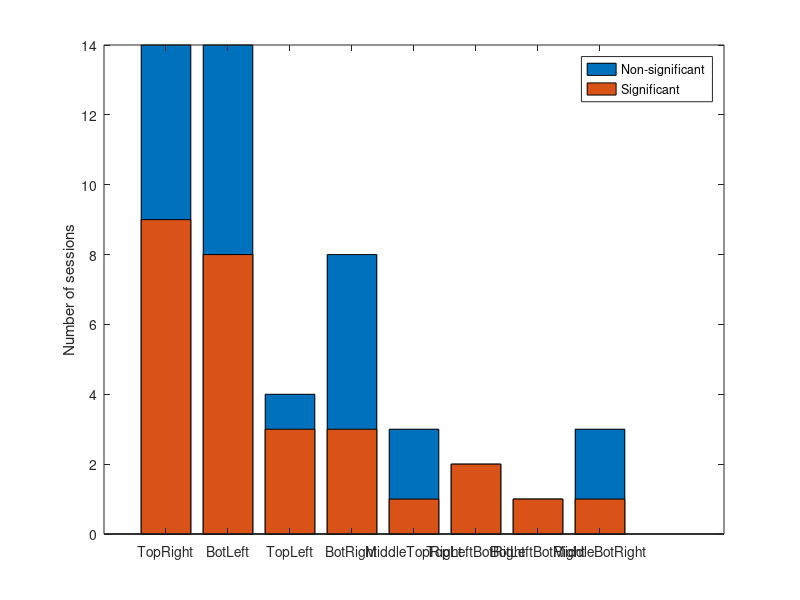

The MATLAB source for this figure: (Note: this script raises an error after producing the figure.)

%% plot number of significant sessions per stimulus position

load("sessionsperposition.mat")

allstims_sig = sessionsperposition.stimulus_position(sessionsperposition.p_novelty<0.05);
allstims = sessionsperposition.stimulus_position;

x = [...
sum(ismember(allstims_sig, 'TopRight'))
sum(ismember(allstims_sig, 'BotLeft'))
sum(ismember(allstims_sig, 'TopLeft'))
sum(ismember(allstims_sig, 'BotRight'))
sum(ismember(allstims_sig, 'MiddleTopRight'))
sum(ismember(allstims_sig, 'TopLeftBotRight'))
sum(ismember(allstims_sig, 'BotLeftBotRight'))
sum(ismember(allstims_sig, 'MiddleBotRight'))];

xx = [...
sum(ismember(allstims, 'TopRight'))
sum(ismember(allstims, 'BotLeft'))
sum(ismember(allstims, 'TopLeft'))
sum(ismember(allstims, 'BotRight'))
sum(ismember(allstims, 'MiddleTopRight'))
sum(ismember(allstims, 'TopLeftBotRight'))
sum(ismember(allstims, 'BotLeftBotRight'))
sum(ismember(allstims, 'MiddleBotRight'))];

figure
bar(xx)
hold on
bar(x)
labelnames = {'TopRight', 'BotLeft', 'TopLeft', 'BotRight', 'MiddleTopRight', 'TopLeftBotRight', 'BotLeftBotRight', 'MiddleBotRight'};
xticklabels(labelnames)
legend({'Non-significant','Significant'})
ylabel('Number of sessions')
title(append('N=', string(length(allstims)), ', sig=', string(length(allstims_sig))))
